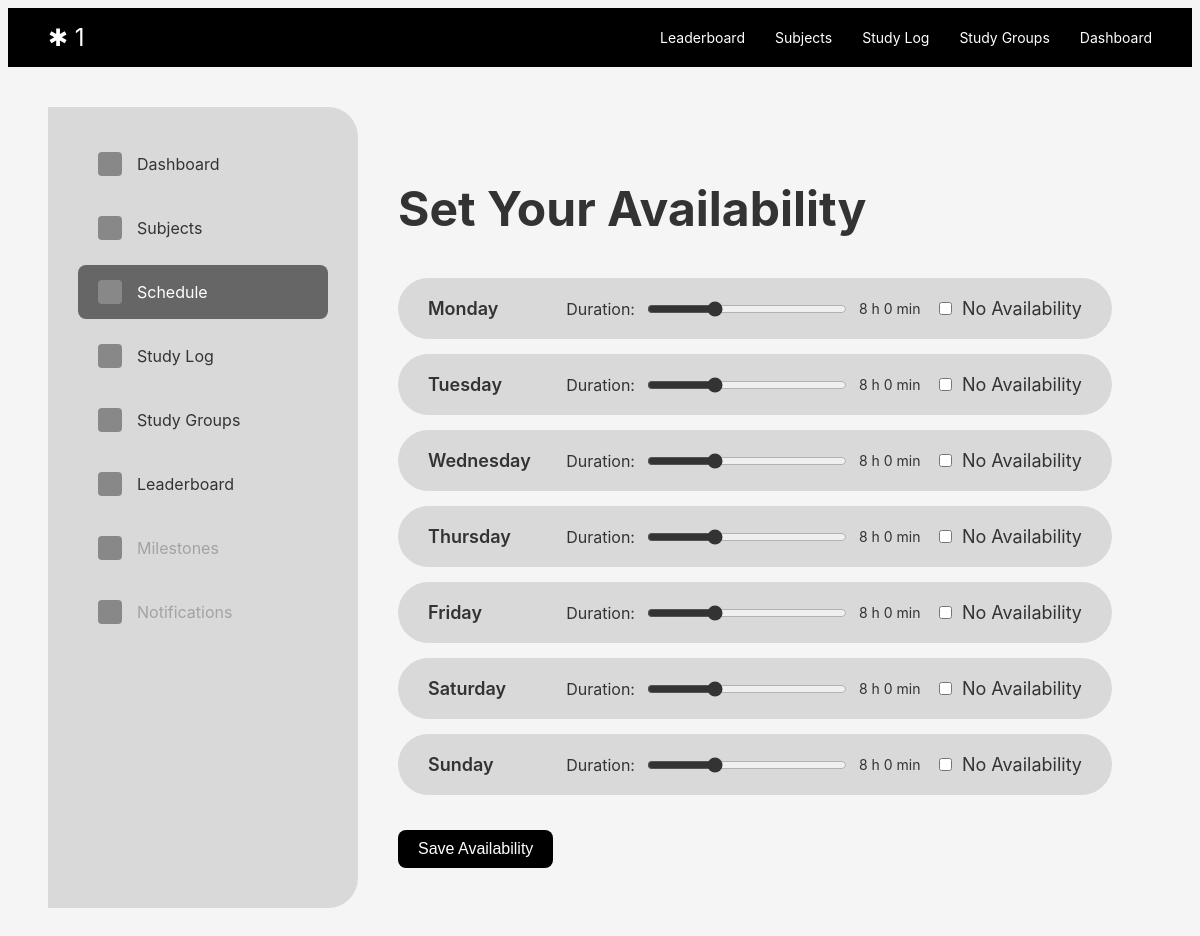
Page /schedule (signed in) on the earlier database version.
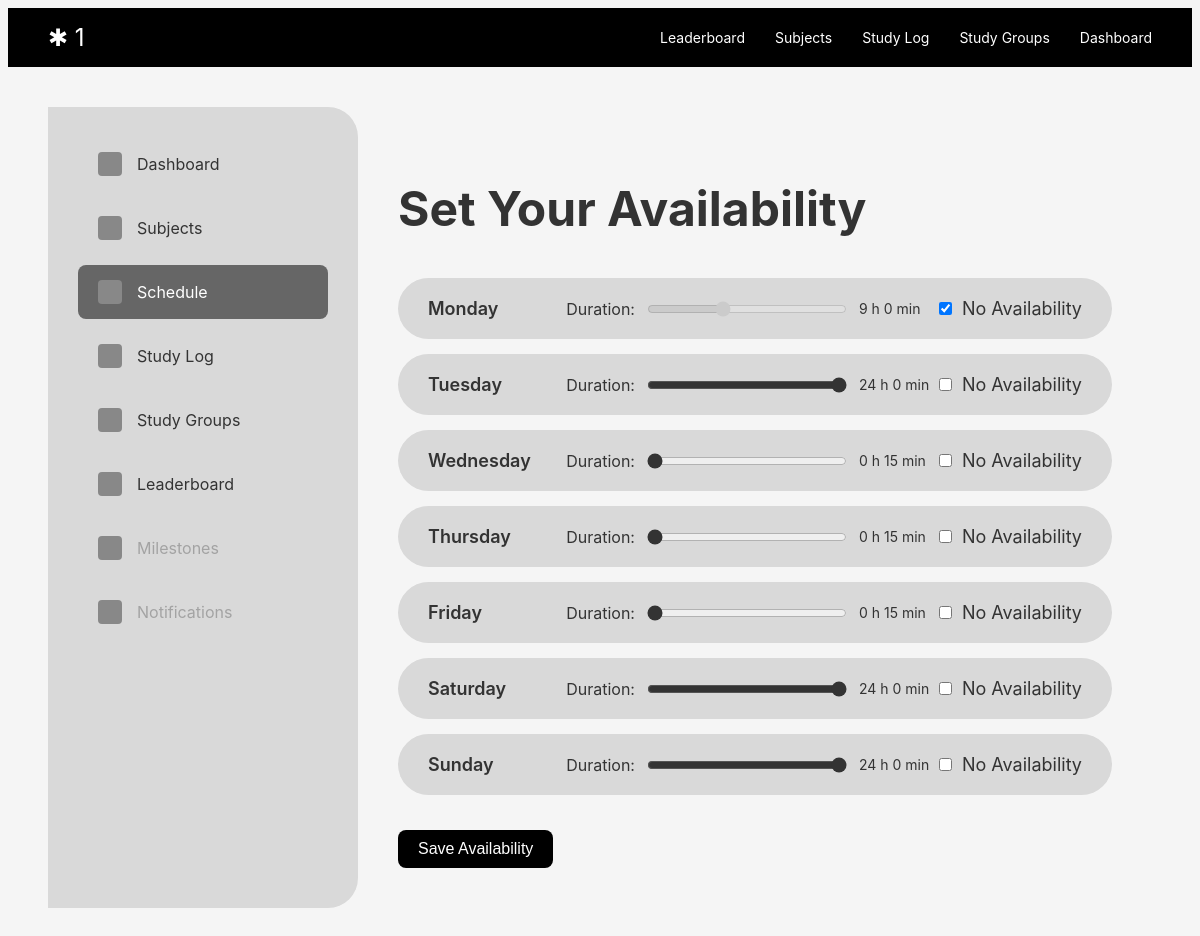
Same page on the later database version.
### app.py (models this page shows)
class User(db.Model):
    id = db.Column(db.Integer, primary_key=True)
    username = db.Column(db.String(150), unique=True, nullable=False)
    password = db.Column(db.String(150), nullable=False)
    points = db.Column(db.Integer, default=0)

class Availability(db.Model):
    __tablename__ = 'availability'
    id = db.Column(db.Integer, primary_key=True)
    user_id = db.Column(db.Integer, db.ForeignKey('user.id'), nullable=False)
    day = db.Column(db.String(10), nullable=False)
    no_availability = db.Column(db.Boolean, default=False)
    duration = db.Column(db.Integer, default=0)
    user = db.relationship('User', back_populates='availabilities')

### app.py (the view)
@app.route('/schedule')
def schedule():
    if not g.user:
        return redirect(url_for('login'))
    rows = Availability.query.filter_by(user_id=g.user.id).all()
    existing = {r.day for r in rows}
    for code in default_days:
        if code not in existing:
            db.session.add(Availability(
                user_id=g.user.id,
                day=code,
                no_availability=False,
                duration=480
            ))
    if len(existing) < 7:
        db.session.commit()
        rows = Availability.query.filter_by(user_id=g.user.id).all()
    availabilities = {r.day: r for r in rows}
    return render_template('schedule.html', user=g.user, availabilities=availabilities)

### app.py (called while the page is built)
@app.before_request
def load_current_user():
    g.user = None
    if 'user_id' in session:
        g.user = User.query.get(session['user_id'])

### templates/schedule.html (shortened to what this page needs)
<!DOCTYPE html>
<html lang="en">
<head>
</head>
<body>
    <div class="navbar">
        <div class="logo">✱ {{ user.username }}</div>
        <div class="nav-links">
            <a href="/leaderboard">Leaderboard</a>
            <a href="/weight">Subjects</a>
            <a href="/study_log">Study Log</a>
            <a href="/study_groups">Study Groups</a>
            <a href="/dashboard">Dashboard</a>
        </div>
    </div>
    <div class="schedule-container">
        <div class="sidebar">
            <a href=2"/dashboard" class="menu-item"><div class="menu-icon"></div><span>Dashboard</span></a>
            <a href="/weight" class="menu-item"><div class="menu-icon"></div><span>Subjects</span></a>
            <div class="menu-item active"><div class="menu-icon"></div><span>Schedule</span></div>
            <a href="/study_log" class="menu-item"><div class="menu-icon"></div><span>Study Log</span></a>
            <a href="/study_groups" class="menu-item"><div class="menu-icon"></div><span>Study Groups</span></a>
            <a href="/leaderboard" class="menu-item"><div class="menu-icon"></div><span>Leaderboard</span></a>
            <div class="menu-item-no"><div class="menu-icon"></div><span>Milestones</span></div>
            <div class="menu-item-no"><div class="menu-icon"></div><span>Notifications</span></div>
        </div>
        <div class="schedule-content">
            <h1>Set Your Availability</h1>
            {% set days = [
                ('mon','Monday'),
                ('tue','Tuesday'),
                ('wed','Wednesday'),
                ('thu','Thursday'),
                ('fri','Friday'),
                ('sat','Saturday'),
                ('sun','Sunday')
            ] %}
            {% for code, label in days %}
                {% set a = availabilities.get(code) %}
                <div class="availability-item">
                    <span class="day-name">{{ label }}</span>
                    <div class="time-selector">
                        <label for="duration-{{ code }}">Duration:</label>
                        <input
                            type="range"
                            id="duration-{{ code }}"
                            min="15"
                            max="1440"
                            step="15"
                            value="{{ a.duration if a else 480 }}"
                            {% if a and a.no_availability %}disabled{% endif %}
                        >
                        <span class="duration-display" id="display-{{ code }}">
                        </span>
                    </div>
                    <div class="no-avail">
                        <input
                            type="checkbox"
                            id="no-avail-{{ code }}"
                            {% if a and a.no_availability %}checked{% endif %}
                        >
                        <label for="no-avail-{{ code }}">No Availability</label>
                    </div>
                </div>
            {% endfor %}
            <button class="save-button" id="save-btn">Save Availability</button>
        </div>
    </div>
</body>
</html>

### templates/schedule.html (style rules this page uses)
body { font-family: -apple-system, BlinkMacSystemFont, 'Segoe UI', Roboto, Oxygen, Ubuntu, Cantarell, sans-serif; background: #f5f5f5; color: #333; }
.navbar { background: #000; padding: 15px 40px; display: flex; justify-content: space-between; align-items: center; }
.logo { font-size: 24px; color: white; }
.nav-links { display: flex; gap: 30px; }
.nav-links a { color: white; text-decoration: none; font-size: 14px; }
.schedule-container { padding: 40px; display: flex; }
.sidebar { width: 250px; background: #d9d9d9; padding: 30px; border-radius: 0 30px 30px 0; min-height: 600px; }
.menu-item { padding: 15px 20px; margin-bottom: 10px; border-radius: 8px; display: flex; align-items: center; gap: 15px; cursor: pointer; transition: background 0.3s; text-decoration: none; color: #333; }
.menu-item.active { background: #666; color: white; }
.menu-item-no { padding: 15px 20px; margin-bottom: 10px; border-radius: 8px; display: flex; align-items: center; gap: 15px; cursor: pointer; transition: background 0.3s; text-decoration: none; color: #a3a3a3; }
.menu-icon { width: 24px; height: 24px; background: #888; border-radius: 4px; }
.schedule-content { flex: 1; padding: 40px; }
.schedule-content h1 { font-size: 48px; font-weight: 700; margin-bottom: 40px; }
.availability-item { background: #d9d9d9; padding: 20px 30px; border-radius: 50px; margin-bottom: 15px; display: flex; align-items: center; justify-content: space-between; font-size: 18px; }
.day-name { font-weight: 600; flex: 1; }
.time-selector { display: flex; align-items: center; gap: 10px; }
.time-selector label { font-size: 16px; }
.time-selector input[type="range"] { width: 200px; accent-color: #333; }
.time-selector .duration-display { font-size: 14px; min-width: 80px; }
.no-avail { display: flex; align-items: center; gap: 10px; }
.no-avail input { margin: 0; }
.save-button { background: #000; color: white; padding: 10px 20px; border: none; border-radius: 8px; font-size: 16px; cursor: pointer; margin-top: 20px; }

Differences in the rows shown:
added Availability: duration "540", no_availability "☑"
added Availability: duration "1440"
added Availability: duration "15"
added Availability: duration "15"
added Availability: duration "15"
added Availability: duration "1440"
added Availability: duration "1440"
Other differences:
text written by a page script: "8 h 0 min" → "9 h 0 min"
text written by a page script: "8 h 0 min" → "24 h 0 min"
text written by a page script: "8 h 0 min" → "0 h 15 min"
list line gone: "480 ☐"
